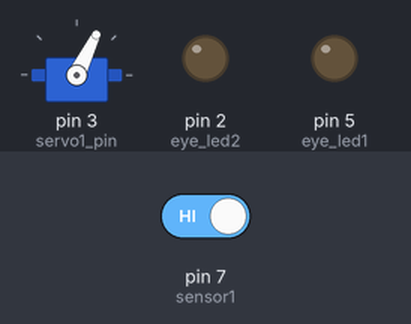
This sketch was run on a simulated Arduino Uno, built with avr-gcc and run on an emulated ATmega328P. On the bench: servo, output pins drawn as LEDs (lit = HIGH). Inputs (shaded band) come from the test bench; at power-on: pin 7 (sensor1) HIGH. Storage starts empty; the audio player accepts every command and is not drawn.

Above: at 2.6 s.
2.7 s: pin 7 (sensor1) driven LOW
At 3.9 s:
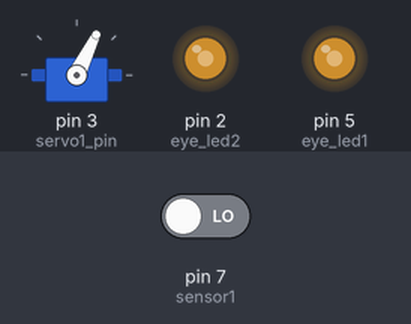
4.2 s: pin 7 (sensor1) driven HIGH
At 4.8 s:
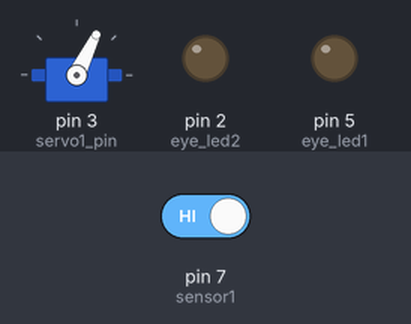
5.7 s: pin 7 (sensor1) driven LOW
At 6.4 s:
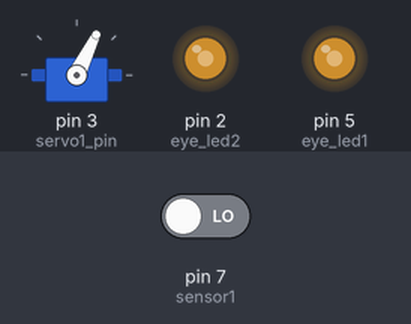
Timing chart, 0 to 8.7 s (numbered marks = the images above; inputs shaded):
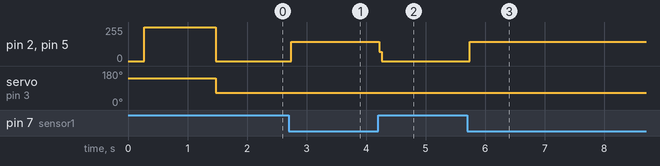

The sketch:

Valentine_Robot.ino
```cpp
// Valentine's Day Robot Project
// V1.0 First releease
// V1.1 Replaced standard Servo library with ServoTimer2 library, moved servo to pin 3.
//      Enabled flashing LED eyes during playback
//      Enabled waving sweep during playback, but it is not working.
//      Most likely because audio library disables other interrupts during playback, include servo2
// V1.2 Fixed servo sweep code! No conflict with audio timer. Fixed logic that occurs during playback.

#include <SD.h>              // SD Card library
#include <SPI.h>             // needed for SD card?
#include <TMRpcm.h>          // audio file player, unsigned 8-bit PCM, 8000/11025/16000kHz, mono
                             // uses timer1 (the only 16-bit timer on UNO, using pins PWM 9, 10)
                             // https://github.com/TMRh20/TMRpcm
#include <ServoTimer2.h>     // uses timer2 (8 bit timer, pin 3 and/or 11
                             // https://github.com/jkloo/SWIM-R/tree/master/SW/Arduino/libraries/ServoTimer2

/**** DIGITAL I/O ****/
// Arduino Uno TX line     0
// Arduino Uno RX line     1
#define eye_led2           2  // Output
#define servo1_pin         3  // Output  (Uno Timer2 PWM pin)
#define SD_ChipSelectPin   4  // Output using digital pin 4 on arduino uno
#define eye_led1           5  // Output  (Uno Timer0 PWM pin)
//                         6             (Uno Timer0 PWM pin)
#define sensor1            7  // Input
#define audio_amp_enable   8  // Output enable this pin to turn on the audio amplifier
#define speaker_output     9  // Output  (Uno Timer1 PWM pin)
//                        10  // Output  (Uno Timer1 PWM pin) avoid for servo
// SD Card MOSI           11  // Output Defined in SD Card Library   (Uno Timer2 PWM pin)
// SD Card MISO           12  // Input  Defined in SD Card Library
// SD Card SCK            13  // Output Defined in SD Card Library

/**** ANALOG INPUT ****/
// A0
// A1
// A2
// A3
// A4
// A5

/**** TIMERS       ****/
long previousMillis = 0;        // will store last time LED was updated
long interval = 350;           // interval at which to blink (milliseconds)

/**** VARIABLES ****/
int sensor1State = 0;
int ledState = LOW;             // ledState used to set the LEDs
int pos = 70;                   // initial and then current servo position (degrees)
int pos_ms = 1200;              // initial and then current servo position (ms)
boolean servo_direction_up = 1; // keep track of which direction the servo is moving
#define MIN_PULSE  800
#define MAX_PULSE  2200

/**** OBJECTS   ****/
TMRpcm tmrpcm;   // create an object for use in this sketch
ServoTimer2 myservo;  // create servo object to control a servo

void setup(){
  tmrpcm.speakerPin = speaker_output; //5,6,11 or 46 on Mega, 9 on Uno, Nano, etc
  pinMode(eye_led1, OUTPUT);  //
  pinMode(eye_led2, OUTPUT);  //
  pinMode(sensor1, INPUT);  //

  myservo.attach(servo1_pin);  // attaches the servo on pin 9 to the servo object
  myservo.write(2000);
  delay(250);

  Serial.begin(9600);
  if (!SD.begin(SD_ChipSelectPin)) {  // see if the card is present and can be initialized:
    Serial.println("SD fail");
    return;   // don't do anything more if not
  }
  tmrpcm.setVolume(6);
  tmrpcm.play("power-on.wav"); //the sound file "music" will play each time the arduino powers up, or is reset
  digitalWrite(eye_led1, HIGH);
  digitalWrite(eye_led2, HIGH);
  delay(1200);
}


void loop(){

//    if(Serial.available()){
//      if(Serial.read() == 'p'){ //send the letter p over the serial monitor to start playback
//        digitalWrite(eye_led1, HIGH);
//        digitalWrite(eye_led2, HIGH);
//        tmrpcm.play("happy2.wav");
//      }
//    }

  if(tmrpcm.isPlaying()==0){                // If sound is not playing, continue through this loop
    //tmrpcm.disable();
    digitalWrite(eye_led1, LOW);
    digitalWrite(eye_led2, LOW);
    myservo.write(1200);
    sensor1State = digitalRead(sensor1);
    if(sensor1State == 0){                 //  If the sensor indicates blocking, then start sound/lights
      digitalWrite(eye_led1, HIGH);
      digitalWrite(eye_led2, HIGH);
      //myservo.write(2000);
      //delay(500);
      tmrpcm.play("happy2.wav");

    }
  }  // End of the inner loop if sound is not playing
  else {
     // Stuff that follows outside this loop will run while it is playing
 // START TESTING EYE BLINK
      unsigned long currentMillis = millis();
      if(currentMillis - previousMillis > interval) {
        // save the last time you blinked the LED
        previousMillis = currentMillis;
        // if the LED is off turn it on and vice-versa:
        if (ledState == LOW)
          ledState = HIGH;
        else
          ledState = LOW;
        // set the LED with the ledState of the variable:
        digitalWrite(eye_led1, ledState);
        digitalWrite(eye_led2, ledState);
      }
  // END TESTING EYE BLINK

  // START TESTING HAND WAVE
      if (servo_direction_up == 1) {   // Servo direction is up for this case
        if(pos_ms >=MAX_PULSE){                 //    and it hit the upper limit
          servo_direction_up = 0;      //    reverse the direction to go down
          pos_ms = pos_ms - 1;                    //    count down
        }
        else {
          pos_ms = pos_ms + 1;                    //    Otherwise increment up
        }
      }
      else {              /**/                   // Servo direction is down if it wasn't up before
      if(pos_ms <=MIN_PULSE) {                    //    did it hit the lower limit?
        servo_direction_up = 1;        //    reverse the direction and go up
        pos_ms = pos_ms + 1;                      //    count up
      }
      else {
        pos_ms = pos_ms - 1;                      //    Otherwise decrement down
      }
      }
      myservo.write(pos_ms);
      delayMicroseconds(150);
  // END TESTING HAND WAVE
  }

}

// ALTERNATE SERVO SWEEP TO TRY
//      if(pos_ms <=MIN_PULSE) {                    //    did it hit the lower limit?
//        servo_direction_up = 1;        //    reverse the direction and go up
//      }
//      if(pos_ms >=MAX_PULSE){                 //    and it hit the upper limit
//          servo_direction_up = 0;      //    reverse the direction to go down
//          }
//
//      if (servo_direction_up == 1) {   // Servo direction is up for this case
//        pos_ms = pos_ms + 1;
//        }
//      if (servo_direction_up == 0) {
//        pos_ms = pos_ms - 1;
//        }
//   delayMicroseconds(150);
//      myservo.write(pos_ms);
//
```

Measured:
- after the input at 2.7 s, pin 2 (eye_led2), pin 5 (eye_led1): 0/255 → 144/255 at once
- after the input at 4.2 s, pin 2 (eye_led2), pin 5 (eye_led1): 144/255 → 0/255 at once
- after the input at 5.7 s, pin 2 (eye_led2), pin 5 (eye_led1): 0/255 → 144/255 at once
